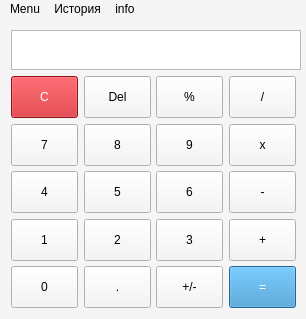
<?xml version="1.0" encoding="UTF-8"?>
<ui version="4.0">
 <class>MainWindow</class>
 <widget class="QMainWindow" name="MainWindow">
  <property name="enabled">
   <bool>true</bool>
  </property>
  <property name="geometry">
   <rect>
    <x>0</x>
    <y>0</y>
    <width>306</width>
    <height>319</height>
   </rect>
  </property>
  <property name="minimumSize">
   <size>
    <width>306</width>
    <height>319</height>
   </size>
  </property>
  <property name="maximumSize">
   <size>
    <width>16777215</width>
    <height>16777215</height>
   </size>
  </property>
  <property name="windowTitle">
   <string>Calculator</string>
  </property>
  <property name="styleSheet">
   <string notr="true">background-color: #f5f5f5;
color: rgb(0, 0, 0);
</string>
  </property>
  <widget class="QWidget" name="centralWidget">
   <property name="sizePolicy">
    <sizepolicy hsizetype="Fixed" vsizetype="Fixed">
     <horstretch>0</horstretch>
     <verstretch>0</verstretch>
    </sizepolicy>
   </property>
   <property name="styleSheet">
    <string notr="true">QPushButton {
min-width: 65;
min-height: 40;
max-width: 65;
max-height: 40;
}</string>
   </property>
   <layout class="QVBoxLayout" name="verticalLayout">
    <item>
     <widget class="QLabel" name="displayPanel">
      <property name="minimumSize">
       <size>
        <width>290</width>
        <height>40</height>
       </size>
      </property>
      <property name="maximumSize">
       <size>
        <width>16777215</width>
        <height>40</height>
       </size>
      </property>
      <property name="font">
       <font>
        <family>Open Sans</family>
        <pointsize>20</pointsize>
        <italic>false</italic>
        <bold>false</bold>
        <kerning>true</kerning>
       </font>
      </property>
      <property name="layoutDirection">
       <enum>Qt::LayoutDirection::LeftToRight</enum>
      </property>
      <property name="styleSheet">
       <string notr="true">border: 1 solid #b8b8b8;
background-color: #fff;</string>
      </property>
      <property name="text">
       <string/>
      </property>
      <property name="scaledContents">
       <bool>true</bool>
      </property>
      <property name="alignment">
       <set>Qt::AlignmentFlag::AlignRight|Qt::AlignmentFlag::AlignTrailing|Qt::AlignmentFlag::AlignVCenter</set>
      </property>
      <property name="wordWrap">
       <bool>true</bool>
      </property>
      <property name="textInteractionFlags">
       <set>Qt::TextInteractionFlag::TextSelectableByKeyboard|Qt::TextInteractionFlag::TextSelectableByMouse</set>
      </property>
     </widget>
    </item>
    <item>
     <layout class="QHBoxLayout" name="horizontalLayout_5">
      <item>
       <widget class="QPushButton" name="actionClear">
        <property name="styleSheet">
         <string notr="true">background-color: #cb1a21;
color: #ffffff;</string>
        </property>
        <property name="text">
         <string>C</string>
        </property>
       </widget>
      </item>
      <item>
       <widget class="QPushButton" name="actionDel">
        <property name="text">
         <string>Del</string>
        </property>
       </widget>
      </item>
      <item>
       <widget class="QPushButton" name="actionPercent">
        <property name="text">
         <string>%</string>
        </property>
       </widget>
      </item>
      <item>
       <widget class="QPushButton" name="actionDiv">
        <property name="text">
         <string>/</string>
        </property>
        <attribute name="buttonGroup">
         <string notr="true">actionGroup</string>
        </attribute>
       </widget>
      </item>
     </layout>
    </item>
    <item>
     <layout class="QHBoxLayout" name="horizontalLayout_3">
      <item>
       <widget class="QPushButton" name="num7">
        <property name="text">
         <string>7</string>
        </property>
        <attribute name="buttonGroup">
         <string notr="true">numberGroup</string>
        </attribute>
       </widget>
      </item>
      <item>
       <widget class="QPushButton" name="num8">
        <property name="sizePolicy">
         <sizepolicy hsizetype="Fixed" vsizetype="Fixed">
          <horstretch>0</horstretch>
          <verstretch>0</verstretch>
         </sizepolicy>
        </property>
        <property name="text">
         <string>8</string>
        </property>
        <attribute name="buttonGroup">
         <string notr="true">numberGroup</string>
        </attribute>
       </widget>
      </item>
      <item>
       <widget class="QPushButton" name="num9">
        <property name="text">
         <string>9</string>
        </property>
        <attribute name="buttonGroup">
         <string notr="true">numberGroup</string>
        </attribute>
       </widget>
      </item>
      <item>
       <widget class="QPushButton" name="actionMul">
        <property name="text">
         <string>x</string>
        </property>
        <attribute name="buttonGroup">
         <string notr="true">actionGroup</string>
        </attribute>
       </widget>
      </item>
     </layout>
    </item>
    <item>
     <layout class="QHBoxLayout" name="horizontalLayout_2">
      <item>
       <widget class="QPushButton" name="num4">
        <property name="text">
         <string>4</string>
        </property>
        <attribute name="buttonGroup">
         <string notr="true">numberGroup</string>
        </attribute>
       </widget>
      </item>
      <item>
       <widget class="QPushButton" name="num5">
        <property name="text">
         <string>5</string>
        </property>
        <attribute name="buttonGroup">
         <string notr="true">numberGroup</string>
        </attribute>
       </widget>
      </item>
      <item>
       <widget class="QPushButton" name="num6">
        <property name="text">
         <string>6</string>
        </property>
        <attribute name="buttonGroup">
         <string notr="true">numberGroup</string>
        </attribute>
       </widget>
      </item>
      <item>
       <widget class="QPushButton" name="actionMinus">
        <property name="text">
         <string>-</string>
        </property>
        <attribute name="buttonGroup">
         <string notr="true">actionGroup</string>
        </attribute>
       </widget>
      </item>
     </layout>
    </item>
    <item>
     <layout class="QHBoxLayout" name="horizontalLayout">
      <property name="bottomMargin">
       <number>0</number>
      </property>
      <item>
       <widget class="QPushButton" name="num1">
        <property name="sizePolicy">
         <sizepolicy hsizetype="Fixed" vsizetype="Fixed">
          <horstretch>0</horstretch>
          <verstretch>0</verstretch>
         </sizepolicy>
        </property>
        <property name="minimumSize">
         <size>
          <width>67</width>
          <height>42</height>
         </size>
        </property>
        <property name="maximumSize">
         <size>
          <width>67</width>
          <height>42</height>
         </size>
        </property>
        <property name="text">
         <string>1</string>
        </property>
        <attribute name="buttonGroup">
         <string notr="true">numberGroup</string>
        </attribute>
       </widget>
      </item>
      <item>
       <widget class="QPushButton" name="num2">
        <property name="sizePolicy">
         <sizepolicy hsizetype="Fixed" vsizetype="Fixed">
          <horstretch>0</horstretch>
          <verstretch>0</verstretch>
         </sizepolicy>
        </property>
        <property name="text">
         <string>2</string>
        </property>
        <attribute name="buttonGroup">
         <string notr="true">numberGroup</string>
        </attribute>
       </widget>
      </item>
      <item>
       <widget class="QPushButton" name="num3">
        <property name="sizePolicy">
         <sizepolicy hsizetype="Fixed" vsizetype="Fixed">
          <horstretch>0</horstretch>
          <verstretch>0</verstretch>
         </sizepolicy>
        </property>
        <property name="maximumSize">
         <size>
          <width>67</width>
          <height>42</height>
         </size>
        </property>
        <property name="text">
         <string>3</string>
        </property>
        <attribute name="buttonGroup">
         <string notr="true">numberGroup</string>
        </attribute>
       </widget>
      </item>
      <item>
       <widget class="QPushButton" name="actionPlus">
        <property name="text">
         <string>+</string>
        </property>
        <attribute name="buttonGroup">
         <string notr="true">actionGroup</string>
        </attribute>
       </widget>
      </item>
     </layout>
    </item>
    <item>
     <layout class="QHBoxLayout" name="horizontalLayout_4">
      <property name="rightMargin">
       <number>0</number>
      </property>
      <item>
       <widget class="QPushButton" name="num0">
        <property name="text">
         <string>0</string>
        </property>
        <attribute name="buttonGroup">
         <string notr="true">numberGroup</string>
        </attribute>
       </widget>
      </item>
      <item>
       <widget class="QPushButton" name="comma">
        <property name="text">
         <string>.</string>
        </property>
       </widget>
      </item>
      <item>
       <widget class="QPushButton" name="actionSign">
        <property name="text">
         <string>+/-</string>
        </property>
       </widget>
      </item>
      <item>
       <widget class="QPushButton" name="actionCalc">
        <property name="styleSheet">
         <string notr="true">background-color: #3490cd;
color: #ffffff;</string>
        </property>
        <property name="text">
         <string>=</string>
        </property>
       </widget>
      </item>
     </layout>
    </item>
   </layout>
  </widget>
  <widget class="QMenuBar" name="menuBar">
   <property name="geometry">
    <rect>
     <x>0</x>
     <y>0</y>
     <width>306</width>
     <height>26</height>
    </rect>
   </property>
   <widget class="QMenu" name="menuMenu">
    <property name="title">
     <string>Menu</string>
    </property>
    <addaction name="Save"/>
   </widget>
   <widget class="QMenu" name="menu">
    <property name="title">
     <string>История</string>
    </property>
    <addaction name="showhistory"/>
    <addaction name="hidehistory"/>
   </widget>
   <widget class="QMenu" name="menuinfo">
    <property name="title">
     <string>info</string>
    </property>
    <addaction name="actionAbout"/>
   </widget>
   <addaction name="menuMenu"/>
   <addaction name="menu"/>
   <addaction name="menuinfo"/>
  </widget>
  <action name="showhistory">
   <property name="checkable">
    <bool>true</bool>
   </property>
   <property name="checked">
    <bool>false</bool>
   </property>
   <property name="text">
    <string>показать историю</string>
   </property>
  </action>
  <action name="hidehistory">
   <property name="checkable">
    <bool>true</bool>
   </property>
   <property name="text">
    <string>спрятать историю</string>
   </property>
  </action>
  <action name="actionAbout">
   <property name="text">
    <string>About</string>
   </property>
  </action>
  <action name="Save">
   <property name="text">
    <string>Save</string>
   </property>
  </action>
 </widget>
 <layoutdefault spacing="6" margin="11"/>
 <resources/>
 <connections/>
 <buttongroups>
  <buttongroup name="numberGroup"/>
  <buttongroup name="actionGroup"/>
 </buttongroups>
</ui>
